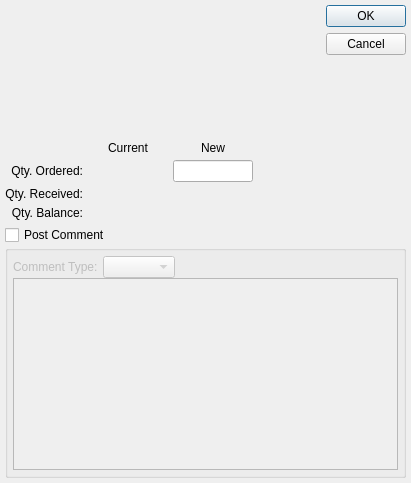
<?xml version="1.0" encoding="UTF-8"?>
<ui version="4.0">
 <comment>This file is part of the xTuple ERP: PostBooks Edition, a free and
open source Enterprise Resource Planning software suite,
Copyright (c) 1999-2018 by OpenMFG LLC, d/b/a xTuple.
It is licensed to you under the Common Public Attribution License
version 1.0, the full text of which (including xTuple-specific Exhibits)
is available at www.xtuple.com/CPAL.  By using this software, you agree
to be bound by its terms.</comment>
 <class>changeWoQty</class>
 <widget class="QDialog" name="changeWoQty">
  <property name="geometry">
   <rect>
    <x>0</x>
    <y>0</y>
    <width>411</width>
    <height>483</height>
   </rect>
  </property>
  <property name="windowTitle">
   <string>Change W/O Quantity Ordered</string>
  </property>
  <layout class="QGridLayout" name="gridLayout">
   <item row="0" column="0">
    <layout class="QVBoxLayout">
     <property name="spacing">
      <number>5</number>
     </property>
     <item>
      <layout class="QHBoxLayout">
       <property name="spacing">
        <number>2</number>
       </property>
       <item>
        <widget class="WoCluster" name="_wo"/>
       </item>
       <item>
        <spacer>
         <property name="orientation">
          <enum>Qt::Horizontal</enum>
         </property>
         <property name="sizeType">
          <enum>QSizePolicy::Expanding</enum>
         </property>
         <property name="sizeHint" stdset="0">
          <size>
           <width>20</width>
           <height>20</height>
          </size>
         </property>
        </spacer>
       </item>
       <item>
        <widget class="QDialogButtonBox" name="_buttonBox">
         <property name="orientation">
          <enum>Qt::Vertical</enum>
         </property>
         <property name="standardButtons">
          <set>QDialogButtonBox::Cancel|QDialogButtonBox::Ok</set>
         </property>
        </widget>
       </item>
      </layout>
     </item>
     <item>
      <layout class="QHBoxLayout">
       <property name="spacing">
        <number>0</number>
       </property>
       <item>
        <layout class="QGridLayout">
         <item row="1" column="0">
          <widget class="QLabel" name="_qtyOrderedLit">
           <property name="text">
            <string>Qty. Ordered:</string>
           </property>
           <property name="alignment">
            <set>Qt::AlignRight|Qt::AlignTrailing|Qt::AlignVCenter</set>
           </property>
          </widget>
         </item>
         <item row="0" column="2">
          <widget class="QLabel" name="_newLit">
           <property name="text">
            <string>New</string>
           </property>
           <property name="alignment">
            <set>Qt::AlignCenter</set>
           </property>
          </widget>
         </item>
         <item row="1" column="2">
          <widget class="XLineEdit" name="_newQtyOrdered">
           <property name="maximumSize">
            <size>
             <width>80</width>
             <height>32767</height>
            </size>
           </property>
           <property name="alignment">
            <set>Qt::AlignRight</set>
           </property>
          </widget>
         </item>
         <item row="2" column="0">
          <widget class="QLabel" name="_qtyReceivedLit">
           <property name="text">
            <string>Qty. Received:</string>
           </property>
           <property name="alignment">
            <set>Qt::AlignRight|Qt::AlignTrailing|Qt::AlignVCenter</set>
           </property>
          </widget>
         </item>
         <item row="3" column="2">
          <widget class="XLabel" name="_newQtyBalance">
           <property name="minimumSize">
            <size>
             <width>80</width>
             <height>0</height>
            </size>
           </property>
           <property name="alignment">
            <set>Qt::AlignRight|Qt::AlignTrailing|Qt::AlignVCenter</set>
           </property>
          </widget>
         </item>
         <item row="2" column="2">
          <widget class="XLabel" name="_newQtyReceived">
           <property name="minimumSize">
            <size>
             <width>80</width>
             <height>0</height>
            </size>
           </property>
           <property name="alignment">
            <set>Qt::AlignRight|Qt::AlignTrailing|Qt::AlignVCenter</set>
           </property>
          </widget>
         </item>
         <item row="1" column="1">
          <widget class="XLabel" name="_currentQtyOrdered">
           <property name="minimumSize">
            <size>
             <width>80</width>
             <height>0</height>
            </size>
           </property>
           <property name="alignment">
            <set>Qt::AlignRight|Qt::AlignTrailing|Qt::AlignVCenter</set>
           </property>
          </widget>
         </item>
         <item row="0" column="1">
          <widget class="QLabel" name="_currentLit">
           <property name="text">
            <string>Current</string>
           </property>
           <property name="alignment">
            <set>Qt::AlignCenter</set>
           </property>
          </widget>
         </item>
         <item row="3" column="0">
          <widget class="QLabel" name="_qtyBalanceLit">
           <property name="text">
            <string>Qty. Balance:</string>
           </property>
           <property name="alignment">
            <set>Qt::AlignRight|Qt::AlignTrailing|Qt::AlignVCenter</set>
           </property>
          </widget>
         </item>
         <item row="3" column="1">
          <widget class="XLabel" name="_currentQtyBalance">
           <property name="minimumSize">
            <size>
             <width>80</width>
             <height>0</height>
            </size>
           </property>
           <property name="alignment">
            <set>Qt::AlignRight|Qt::AlignTrailing|Qt::AlignVCenter</set>
           </property>
          </widget>
         </item>
         <item row="2" column="1">
          <widget class="XLabel" name="_currentQtyReceived">
           <property name="minimumSize">
            <size>
             <width>80</width>
             <height>0</height>
            </size>
           </property>
           <property name="alignment">
            <set>Qt::AlignRight|Qt::AlignTrailing|Qt::AlignVCenter</set>
           </property>
          </widget>
         </item>
        </layout>
       </item>
       <item>
        <spacer>
         <property name="orientation">
          <enum>Qt::Horizontal</enum>
         </property>
         <property name="sizeType">
          <enum>QSizePolicy::Expanding</enum>
         </property>
         <property name="sizeHint" stdset="0">
          <size>
           <width>126</width>
           <height>20</height>
          </size>
         </property>
        </spacer>
       </item>
      </layout>
     </item>
    </layout>
   </item>
   <item row="1" column="0">
    <layout class="QVBoxLayout">
     <property name="spacing">
      <number>0</number>
     </property>
     <item>
      <layout class="QHBoxLayout">
       <property name="spacing">
        <number>0</number>
       </property>
       <item>
        <widget class="XCheckBox" name="_postComment">
         <property name="text">
          <string>Post Comment</string>
         </property>
        </widget>
       </item>
       <item>
        <spacer>
         <property name="orientation">
          <enum>Qt::Horizontal</enum>
         </property>
         <property name="sizeType">
          <enum>QSizePolicy::Expanding</enum>
         </property>
         <property name="sizeHint" stdset="0">
          <size>
           <width>46</width>
           <height>10</height>
          </size>
         </property>
        </spacer>
       </item>
      </layout>
     </item>
     <item>
      <widget class="QGroupBox" name="_commentGroup">
       <property name="enabled">
        <bool>false</bool>
       </property>
       <property name="sizePolicy">
        <sizepolicy hsizetype="Preferred" vsizetype="Expanding">
         <horstretch>0</horstretch>
         <verstretch>0</verstretch>
        </sizepolicy>
       </property>
       <property name="title">
        <string/>
       </property>
       <layout class="QVBoxLayout">
        <property name="spacing">
         <number>0</number>
        </property>
        <property name="margin">
         <number>5</number>
        </property>
        <item>
         <layout class="QHBoxLayout">
          <property name="spacing">
           <number>0</number>
          </property>
          <item>
           <layout class="QHBoxLayout">
            <property name="spacing">
             <number>5</number>
            </property>
            <item>
             <widget class="QLabel" name="_cmnttypeLit">
              <property name="text">
               <string>Comment Type:</string>
              </property>
             </widget>
            </item>
            <item>
             <widget class="XComboBox" name="_cmnttype"/>
            </item>
           </layout>
          </item>
          <item>
           <spacer>
            <property name="orientation">
             <enum>Qt::Horizontal</enum>
            </property>
            <property name="sizeType">
             <enum>QSizePolicy::Expanding</enum>
            </property>
            <property name="sizeHint" stdset="0">
             <size>
              <width>51</width>
              <height>10</height>
             </size>
            </property>
           </spacer>
          </item>
         </layout>
        </item>
        <item>
         <widget class="XTextEdit" name="_comment"/>
        </item>
       </layout>
      </widget>
     </item>
    </layout>
   </item>
  </layout>
 </widget>
 <layoutdefault spacing="5" margin="5"/>
 <customwidgets>
  <customwidget>
   <class>WoCluster</class>
   <extends>QWidget</extends>
   <header>wocluster.h</header>
  </customwidget>
  <customwidget>
   <class>XCheckBox</class>
   <extends>QCheckBox</extends>
   <header>xcheckbox.h</header>
  </customwidget>
  <customwidget>
   <class>XComboBox</class>
   <extends>QComboBox</extends>
   <header>xcombobox.h</header>
  </customwidget>
  <customwidget>
   <class>XLabel</class>
   <extends>QLabel</extends>
   <header>xlabel.h</header>
  </customwidget>
  <customwidget>
   <class>XLineEdit</class>
   <extends>QLineEdit</extends>
   <header>xlineedit.h</header>
   <container>1</container>
  </customwidget>
  <customwidget>
   <class>XTextEdit</class>
   <extends>QTextEdit</extends>
   <header>xtextedit.h</header>
  </customwidget>
 </customwidgets>
 <tabstops>
  <tabstop>_wo</tabstop>
  <tabstop>_newQtyOrdered</tabstop>
  <tabstop>_postComment</tabstop>
  <tabstop>_cmnttype</tabstop>
  <tabstop>_comment</tabstop>
 </tabstops>
 <resources/>
 <connections>
  <connection>
   <sender>_wo</sender>
   <signal>qtyOrderedChanged(double)</signal>
   <receiver>_currentQtyOrdered</receiver>
   <slot>setDouble(double)</slot>
   <hints>
    <hint type="sourcelabel">
     <x>20</x>
     <y>20</y>
    </hint>
    <hint type="destinationlabel">
     <x>20</x>
     <y>20</y>
    </hint>
   </hints>
  </connection>
  <connection>
   <sender>_wo</sender>
   <signal>qtyReceivedChanged(double)</signal>
   <receiver>_currentQtyReceived</receiver>
   <slot>setDouble(double)</slot>
   <hints>
    <hint type="sourcelabel">
     <x>20</x>
     <y>20</y>
    </hint>
    <hint type="destinationlabel">
     <x>20</x>
     <y>20</y>
    </hint>
   </hints>
  </connection>
  <connection>
   <sender>_wo</sender>
   <signal>valid(bool)</signal>
   <receiver>_newQtyOrdered</receiver>
   <slot>setEnabled(bool)</slot>
   <hints>
    <hint type="sourcelabel">
     <x>20</x>
     <y>20</y>
    </hint>
    <hint type="destinationlabel">
     <x>20</x>
     <y>20</y>
    </hint>
   </hints>
  </connection>
  <connection>
   <sender>_wo</sender>
   <signal>qtyReceivedChanged(double)</signal>
   <receiver>_newQtyReceived</receiver>
   <slot>setDouble(double)</slot>
   <hints>
    <hint type="sourcelabel">
     <x>20</x>
     <y>20</y>
    </hint>
    <hint type="destinationlabel">
     <x>20</x>
     <y>20</y>
    </hint>
   </hints>
  </connection>
  <connection>
   <sender>_wo</sender>
   <signal>qtyBalanceChanged(double)</signal>
   <receiver>_newQtyBalance</receiver>
   <slot>setDouble(double)</slot>
   <hints>
    <hint type="sourcelabel">
     <x>20</x>
     <y>20</y>
    </hint>
    <hint type="destinationlabel">
     <x>20</x>
     <y>20</y>
    </hint>
   </hints>
  </connection>
  <connection>
   <sender>_wo</sender>
   <signal>qtyBalanceChanged(double)</signal>
   <receiver>_currentQtyBalance</receiver>
   <slot>setDouble(double)</slot>
   <hints>
    <hint type="sourcelabel">
     <x>20</x>
     <y>20</y>
    </hint>
    <hint type="destinationlabel">
     <x>20</x>
     <y>20</y>
    </hint>
   </hints>
  </connection>
  <connection>
   <sender>_postComment</sender>
   <signal>toggled(bool)</signal>
   <receiver>_commentGroup</receiver>
   <slot>setEnabled(bool)</slot>
   <hints>
    <hint type="sourcelabel">
     <x>20</x>
     <y>20</y>
    </hint>
    <hint type="destinationlabel">
     <x>20</x>
     <y>20</y>
    </hint>
   </hints>
  </connection>
 </connections>
</ui>
